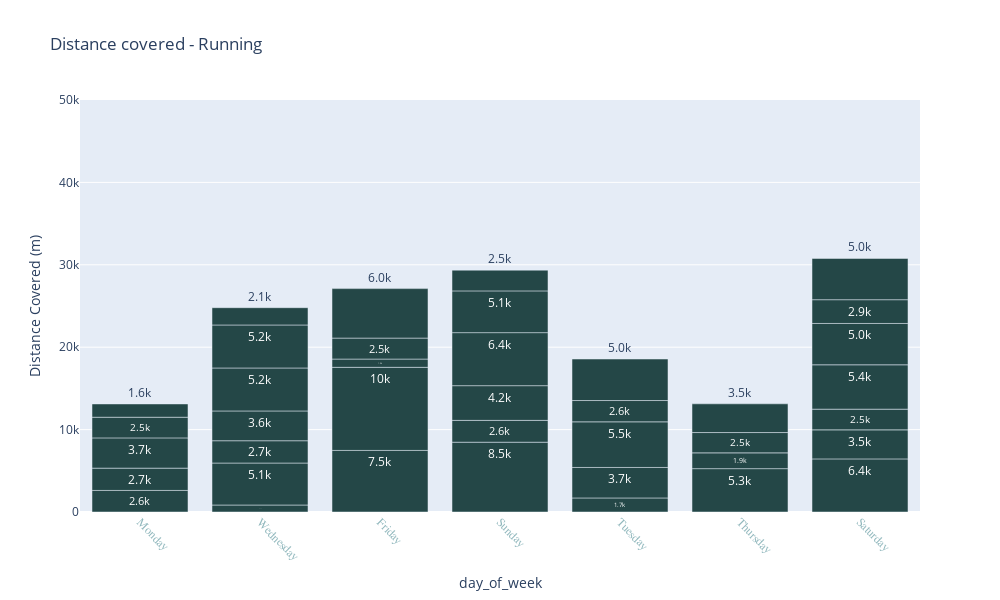

Notebook cell for this chart:
### Markdown cell above
From the above chart, we can decode that he ran the longest distance on 26 Jul 19, total of 10km covered with speed of 2.65m/s. 

The date might not tell our client much, lets look at which day of the week he runs most in a week.

### Code cell
fig = px.bar(run_df,
            y = 'distance',
            x = 'day_of_week',  
            labels = {
                "distance": "Distance Covered (m)"
            },  
            text_auto='.2s',  
            title = 'Distance covered - Running', 
            ## color = ['Monday', 'Tuesday', 'Wednesday', 'Thursday', 'Friday', 'Saturday', 'Sunday'], 
            height = 600, 
            width = 1000,
            ## color_discrete_Sequence changes the line color
            color_discrete_sequence=["#244747"]              
            )

fig.update_yaxes(range=[0.0, 50000.0])

## To change font type, size, color of axis 
fig.update_xaxes(tickangle=45, tickfont=dict(
                               family='Rockwell', 
                               color='#91b8bd', 
                               size=12)) 

fig.update_traces(textfont_size=12, textangle=0, textposition="outside", cliponaxis=False)

fig.show()

### Figure 1 — Plotly figure (JSON) as saved in the notebook; plotly's stock layout.template omitted (floating-point values rounded to 4 significant figures)
{"data": [{"alignmentgroup": "True", "cliponaxis": false, "hovertemplate": "day_of_week=%{x}<br>Distance Covered (m)=%{y}<extra></extra>", "legendgroup": "", "marker": {"color": "#244747", "pattern": {"shape": ""}}, "name": "", "offsetgroup": "", "orientation": "v", "showlegend": false, "textangle": 0, "textfont": {"size": 12}, "textposition": "outside", "texttemplate": "%{y:.2s}", "type": "bar", "x": ["Monday", "Wednesday", "Friday", "Sunday", "Tuesday", "Wednesday", "Thursday", "Saturday", "Sunday", "Monday", "Tuesday", "Thursday", "Friday", "Saturday", "Sunday", "Monday", "Tuesday", "Wednesday", "Thursday", "Friday", "Saturday", "Sunday", "Monday", "Tuesday", "Wednesday", "Thursday", "Friday", "Saturday", "Sunday", "Monday", "Wednesday", "Saturday", "Sunday", "Tuesday", "Wednesday", "Friday", "Saturday", "Wednesday", "Saturday"], "xaxis": "x", "y": [2617.0, 849.9, 7474.0, 8472.0, 1705.0, 5093.0, 5262.0, 6446.0, 2649.0, 2707.0, 3700.0, 1915.0, 10080.0, 3524.0, 4211.0, 3671.0, 5537.0, 2706.0, 2467.0, 1004.0, 2510.0, 6436.0, 2506.0, 2586.0, 3615, 3485, 2545.0, 5386.0, 5067.0, 1613.0, 5215.0, 5016.0, 2516.0, 5036.0, 5220.0, 6003.0, 2884.0, 2097.0, 5006.0], "yaxis": "y"}], "layout": {"barmode": "relative", "height": 600, "legend": {"tracegroupgap": 0}, "title": {"text": "Distance covered - Running"}, "width": 1000, "xaxis": {"anchor": "y", "autorange": true, "domain": [0, 1], "range": [-0.5, 6.5], "tickangle": 45, "tickfont": {"color": "#91b8bd", "family": "Rockwell", "size": 12}, "title": {"text": "day_of_week"}, "type": "category"}, "yaxis": {"anchor": "x", "domain": [0, 1], "range": [0, 50000], "title": {"text": "Distance Covered (m)"}, "type": "linear"}}}
